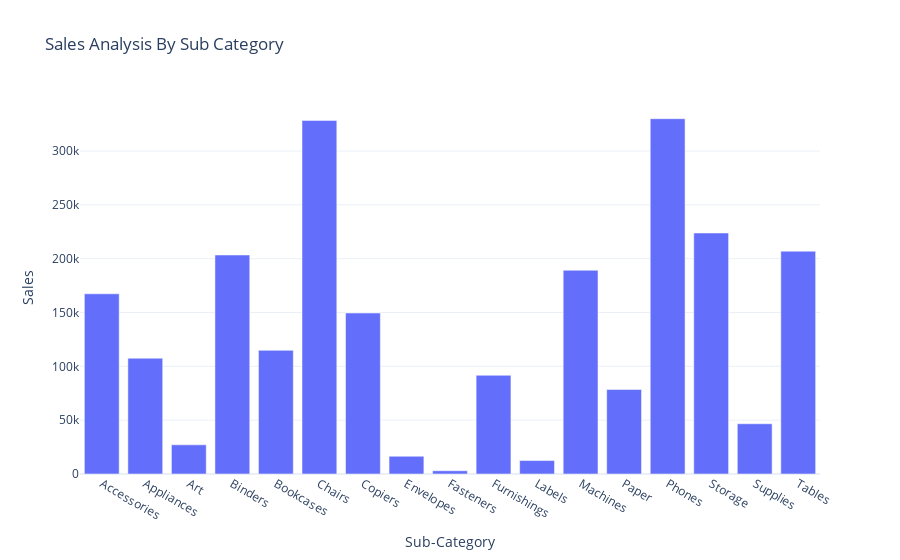

This figure's notebook cell:
### Markdown cell above
# Sales By Sub Category

### Code cell
sales_by_subcategory = data.groupby('Sub-Category')['Sales'].sum().reset_index()

fig = px.bar(sales_by_subcategory,
              x='Sub-Category',
              y='Sales',
              title='Sales Analysis By Sub Category')

fig.show()

### Figure 1 — Plotly figure (JSON) as saved in the notebook; plotly's stock layout.template omitted (floating-point values rounded to 4 significant figures)
{"data": [{"hovertemplate": "Sub-Category=%{x}<br>Sales=%{y}<extra></extra>", "legendgroup": "", "marker": {"color": "#636efa", "pattern": {"shape": ""}}, "name": "", "orientation": "v", "showlegend": false, "textposition": "auto", "type": "bar", "x": ["Accessories", "Appliances", "Art", "Binders", "Bookcases", "Chairs", "Copiers", "Envelopes", "Fasteners", "Furnishings", "Labels", "Machines", "Paper", "Phones", "Storage", "Supplies", "Tables"], "xaxis": "x", "y": [167400.0, 107500.0, 27120.0, 203400.0, 114900.0, 328400.0, 149500.0, 16480.0, 3024.0, 91710.0, 12490.0, 189200.0, 78480.0, 330000.0, 223800.0, 46670.0, 207000.0], "yaxis": "y"}], "layout": {"barmode": "relative", "legend": {"tracegroupgap": 0}, "title": {"text": "Sales Analysis By Sub Category"}, "xaxis": {"anchor": "y", "domain": [0, 1], "title": {"text": "Sub-Category"}}, "yaxis": {"anchor": "x", "domain": [0, 1], "title": {"text": "Sales"}}}}
